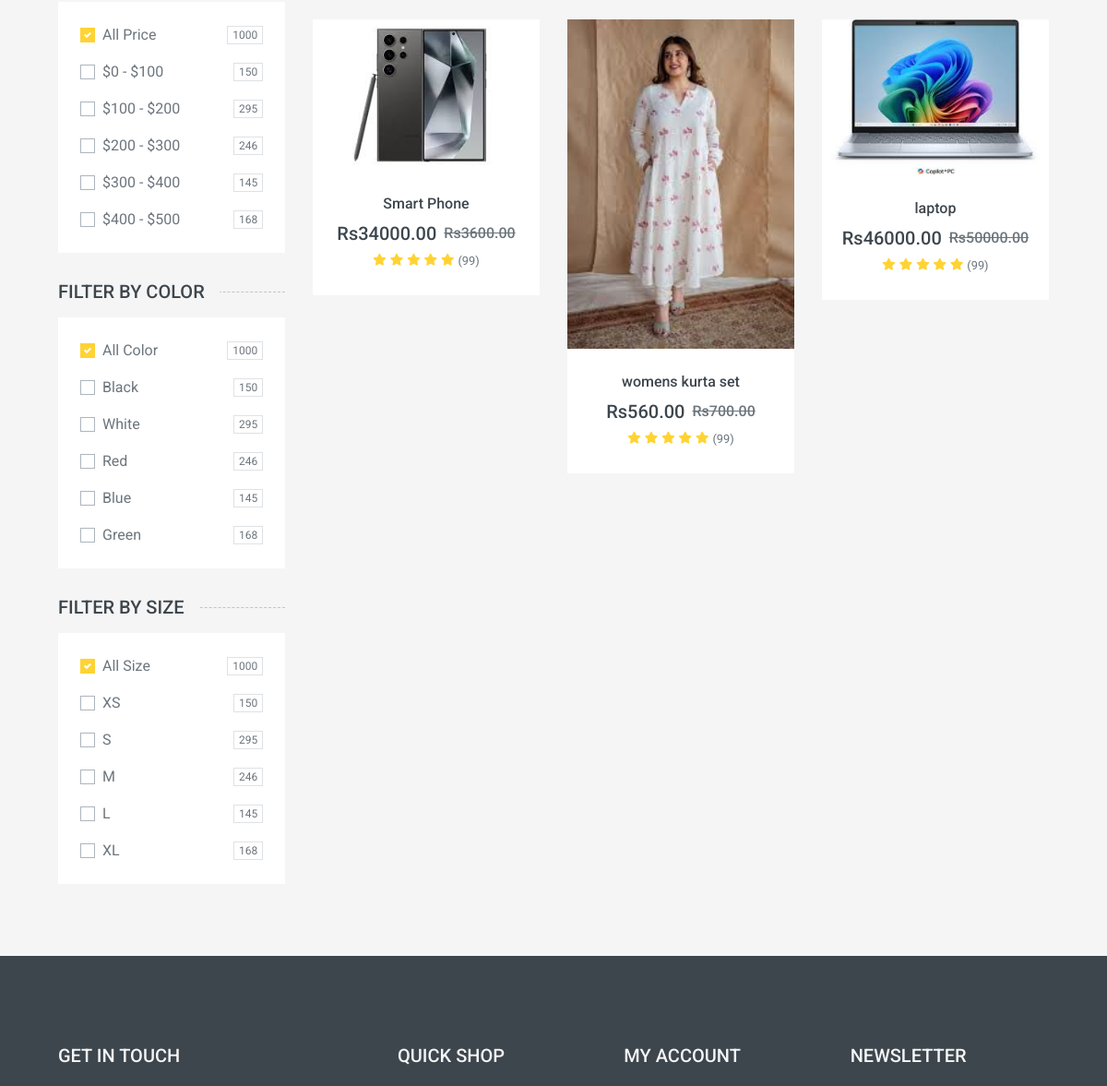
/shop/ (middle part), run on an earlier commit of the app's database.
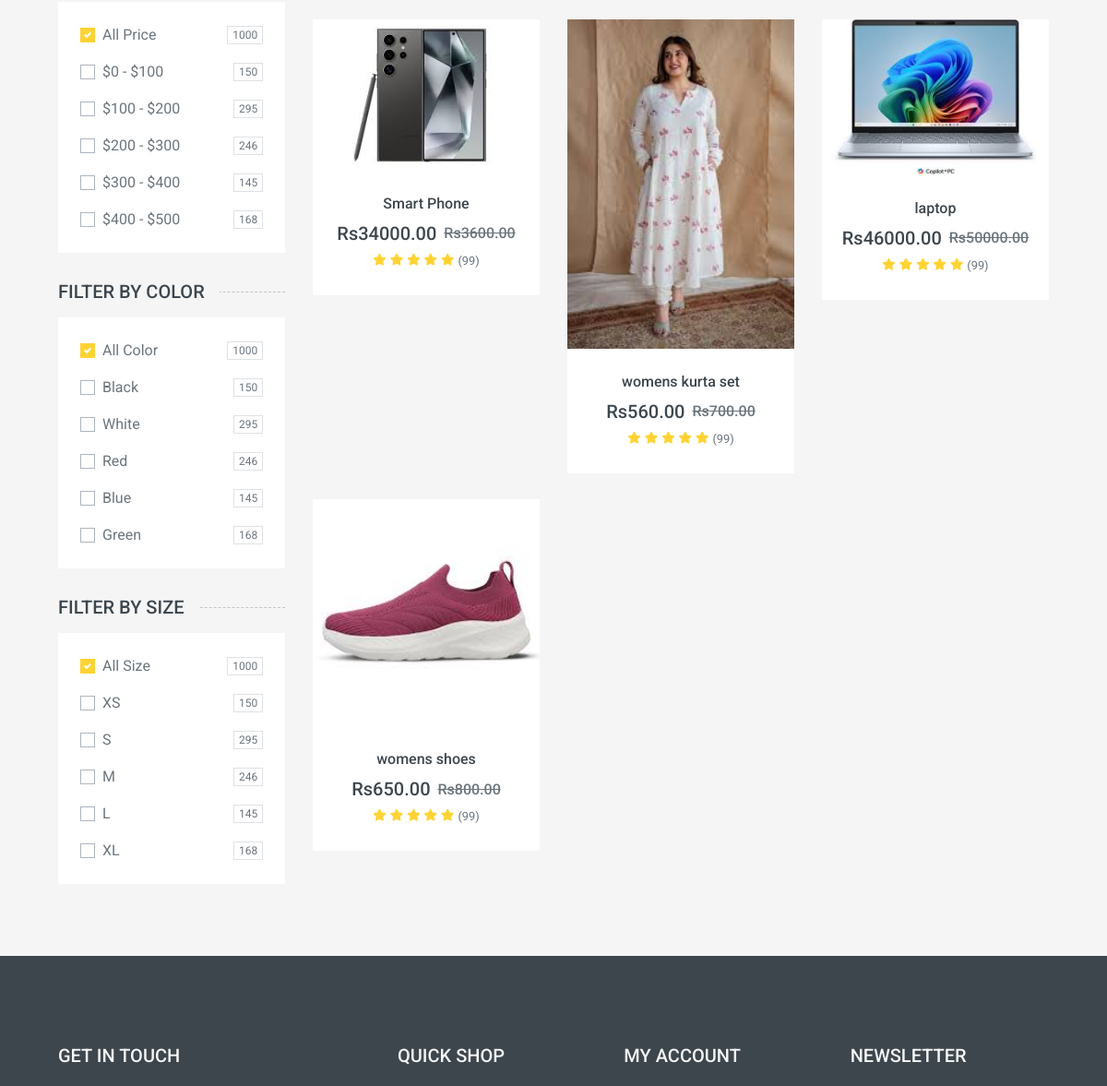
And on a later commit of the database.
### multishopapp/models.py (models this page shows)
class products(models.Model):
    productName=models.CharField(max_length=100)
    description=models.TextField(max_length=150)
    category=models.CharField(max_length=100)
    brand=models.CharField(max_length=100)
    tag=models.CharField(max_length=50)
    price=models.DecimalField(max_digits=10,decimal_places=2)
    comparePrice=models.DecimalField(max_digits=10,decimal_places=2,null=True)
    cost=models.DecimalField(max_digits=10,decimal_places=2)
    stock=models.IntegerField()
    sku=models.CharField(max_length=100,unique=True)
    option=models.CharField(max_length=100,null=True)
    value=models.CharField(max_length=100,null=True)
    priceAdjustment=models.DecimalField(max_digits=10,decimal_places=2,null=True)
    image=models.ImageField(upload_to='products/',null=True)
    weight=models.DecimalField(max_digits=10,decimal_places=2,null=True)
    dimensions=models.CharField(max_length=100,null=True)
    isActive=models.BooleanField(default=True)

### multishopapp/views.py (the view)
# urls.py: path("shop/",views.shop,name='shop'),
def shop(request):
    form = products.objects.all()
    return render(request,'shop.html',{'form':form})

### multishopapp/templates/shop.html (shortened to what the changed rows need)
{% extends 'base.html' %}
{% load static %}
{% block content%}
<!DOCTYPE html>
<html lang="en">
<head>
</head>
<body>
    <div class="container-fluid">
        <div class="row px-xl-5">
            <div class="col-lg-9 col-md-8">
                <div class="row pb-3">
                {% for i in form %}
                    <div class="col-lg-4 col-md-6 col-sm-6 pb-1">
                        <div class="product-item bg-light mb-4">
                            <div class="product-img position-relative overflow-hidden">
                                <img class="img-fluid w-100" src="{{ i.image.url }}" alt="{{ i.productName}}">
                                <div class="product-action">
                                </div>
                            </div>
                            <div class="text-center py-4">
                                <a class="h6 text-decoration-none text-truncate" href="">{{ i.productName }}</a>
                                <div class="d-flex align-items-center justify-content-center mt-2">
                                    <h5>Rs{{ i.price }}</h5>
                                    <h6 class="text-muted ml-2"><del>Rs{{ i.comparePrice}}</del></h6>
                                </div>
                                <div class="d-flex align-items-center justify-content-center mb-1">
                                    <small class="fa fa-star text-primary mr-1"></small>
                                    <small class="fa fa-star text-primary mr-1"></small>
                                    <small class="fa fa-star text-primary mr-1"></small>
                                    <small class="fa fa-star text-primary mr-1"></small>
                                    <small class="fa fa-star text-primary mr-1"></small>
                                    <small>(99)</small>
                                </div>
                            </div>
                        </div>
                    </div>
                {% endfor %}
                </div>
            </div>
        </div>
    </div>
</body>
</html>
{% endblock %}

What changed in the data, as far as the page shows it:
added products: image (picture), productName "womens shoes", price "650.00", comparePrice "800.00"
